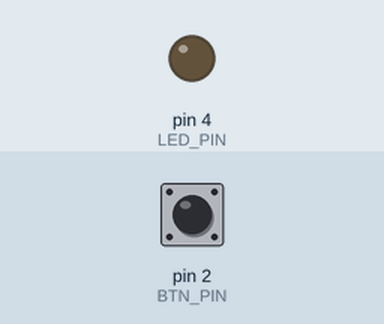
A sketch run on a simulated Arduino Uno, built with avr-gcc and run on an emulated ATmega328P. Parts: output pins drawn as LEDs (lit = HIGH). The inputs (shaded band) are chosen by the test bench; at power-on: pin 2 (BTN_PIN) HIGH.

Above: at 1.2 s.
1.3 s: pin 2 (BTN_PIN) pulled LOW for 0.15 s
At 1.8 s:
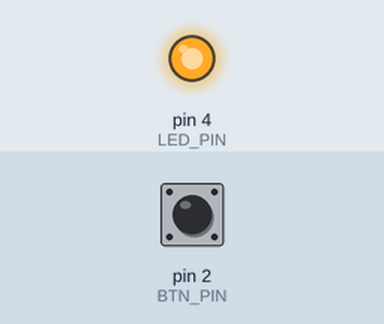
2.9 s: pin 2 (BTN_PIN) pulled LOW for 1 s
At 4.3 s:
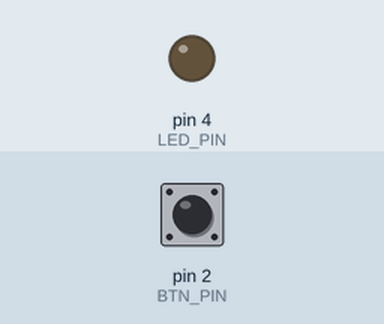
5.4 s: pin 2 (BTN_PIN) pulled LOW for 3.2 s
At 6.4 s:
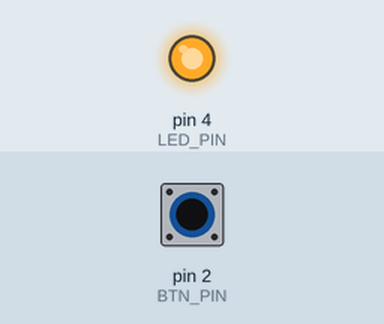
Timing chart, 0 to 8.4 s (numbered marks = the images above; inputs shaded):
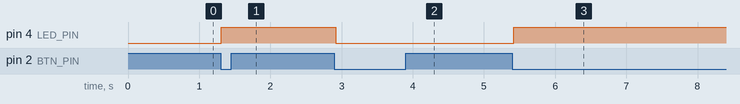

The sketch:

input_l3.ino
```cpp
const int BTN_PIN = 2;
const int LED_PIN = 4;
const int DB_WIN = 10; // debounce window, in milliseconds

bool toggle = false;
int btnState = HIGH;

void setup() {
  pinMode(BTN_PIN, INPUT_PULLUP);
  pinMode(LED_PIN, OUTPUT);

}

void loop() {
  int btnVal = digitalRead(BTN_PIN);
  delay(DB_WIN);
  int btnVal2 = digitalRead(BTN_PIN);

  if (btnVal == btnVal2 && btnVal != btnState) {
    btnState = btnVal;
    if (btnState == LOW) {
      toggle = !toggle;
    }
  }

  digitalWrite(LED_PIN, toggle);
}
```

Measured:
- after the input at 1.3 s, pin 4 (LED_PIN): LOW → HIGH at once
- after the input at 2.9 s, pin 4 (LED_PIN): HIGH → LOW at once
- after the input at 5.4 s, pin 4 (LED_PIN): LOW → HIGH at once
